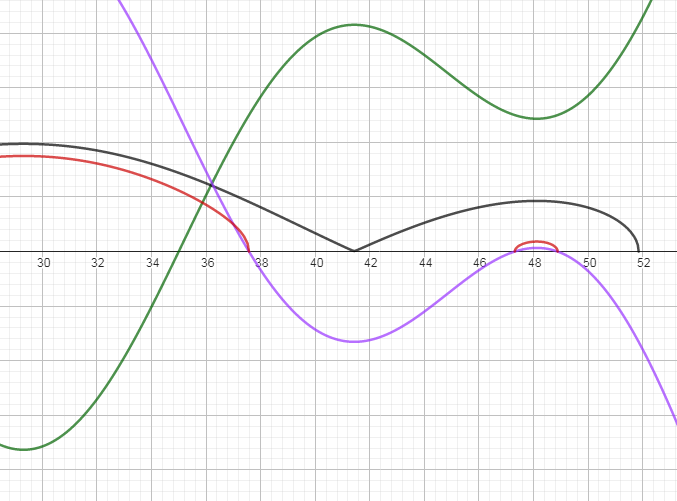
#> input picture Task_8/Graph_dop_vel.PNG, 677 x 501 px
$ python Image_Increased_Square.py
#> lines starting #> are read from the running program, lines starting #| are printed output that depends on the picture; after the words box and inside, x2 and y2 are one past the last pixel; in counts of white or black regions, pixels touching at a corner belong together
import cv2
import numpy as np

img = cv2.imread("Graph_dop_vel.PNG")
#> img is the input picture: shape (501, 677, 3); mean B, G, R 247.6, 247.1, 247.4
sh = img.shape
#> sh = (501, 677, 3)
a = min(sh[0], sh[1])
#> a = 501

try:
    while True:
        img = cv2.imread("Graph_dop_vel.PNG")
        cv2.rectangle(img, [int(sh[1]/2-a/4), int(sh[0]/2-a/4)], [int(sh[1]/2+a/4), int(sh[0]/2+a/4)], [0,0,255])
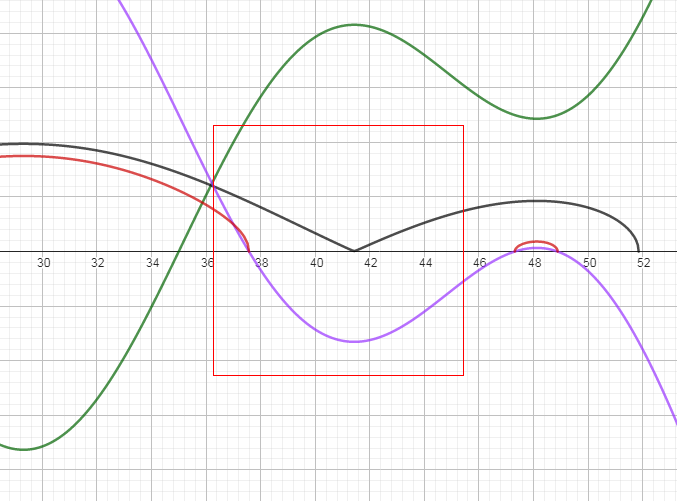
#> img: shape (501, 677, 3); 0.29% of pixels changed, all inside (x1, y1, x2, y2) = (213, 125, 464, 376)
        cv2.imshow("Image Seleted Window", img)
        inc_img = img[int(sh[0]/2-a/4):int(sh[0]/2+a/4)+1, int(sh[1]/2-a/4):int(sh[1]/2+a/4)+1]
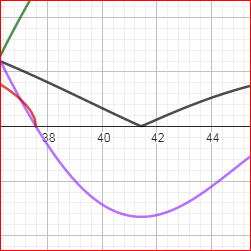
#> inc_img: shape (251, 251, 3); mean B, G, R 243, 241.2, 246.4
        inc_img = cv2.resize(inc_img, None, fx = 2, fy = 2)
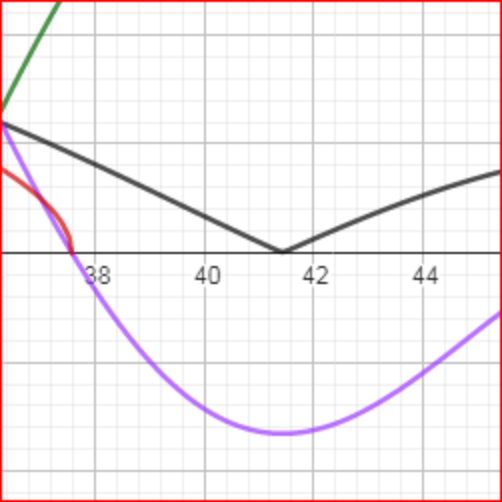
#> inc_img: shape (502, 502, 3); mean B, G, R 243, 241.2, 246.4
        cv2.imshow("Image Increased Window", inc_img)
        key = cv2.waitKey(1)
#> (key Esc is pressed here)
        if key == 27:
            break
finally:
    cv2.destroyAllWindows()
